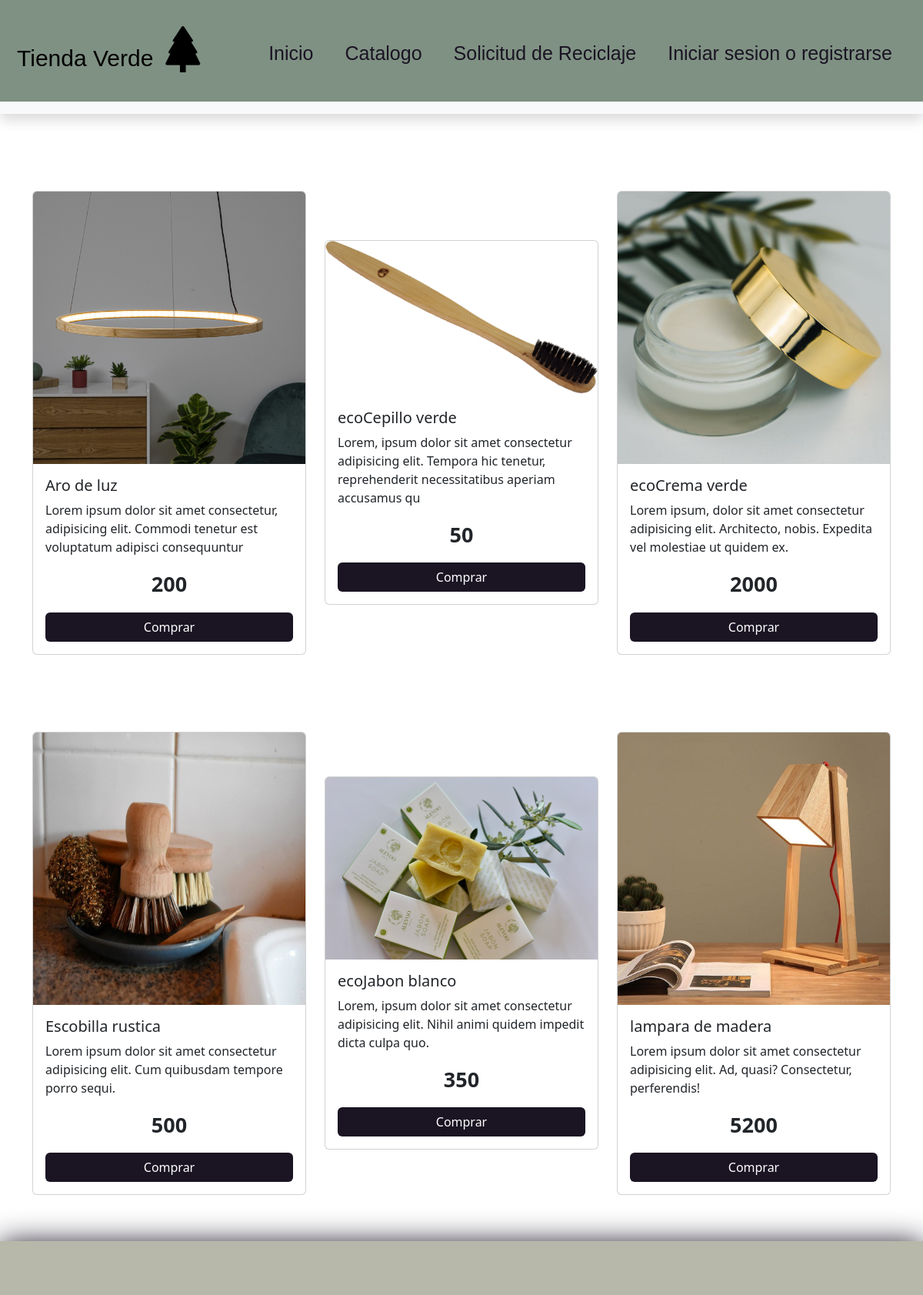
Screenshot of /catalogo/ with the database file from the repository.
### core/models.py (models this page shows, shortened)
class Producto(models.Model):
    nombre = models.CharField(max_length=64)
    categoria = models.CharField(max_length=64)
    info = models.CharField(max_length=128)
    precio = models.IntegerField()
    imagen = models. ImageField(null=True, blank=True, upload_to="productos");

### core/views.py (the view)
# urls.py: path('catalogo/',catalogo,name="catalogo"),
def catalogo(request):
    productos = Producto.objects.all()
    return render(request,"core/catalogo.html",{"productos": productos})

### core/context_processor.py (called while the page is built)
def total_carrito(request):
    total = 0
    if request.user.is_authenticated:
        if "carrito" in request.session:
            for key, value in request.session["carrito"].items():
                total += float(value["acumulado"])
    return {"total_carrito": total}

### core/templates/core/catalogo.html (shortened to what this page needs)
{%extends 'core/base.html'%}
{% load static %}
{%block main%}
    <div class="container">
    <div class="row">
    {%for producto in productos%}
        <div class="col-12 col-md-4" class="targeta">
            <div class="card" >
                <img src="{{ producto.imagen.url }}" class="card-img-top" alt="{{ producto.nombre }}">
                <div class="card-body">
                    <h5 class="card-title">{{producto.nombre}}</h5>
                    <p class="card-text">{{producto.info}} </p>
                    <p class="card-text" style="text-align: center; font-size: 27px; font-weight: bold;">{{producto.precio}}</p>
                    {% if user.is_authenticated %}
                    <a href="{% url 'add' producto.id %}" class="btn btn">Comprar</a>
                    {% else %}
                    <a href="{% url 'login' %}"  class="btn">Comprar</a>
                    {% endif %}
                </div>
            </div>
        </div>
        {%endfor%}
    </div>
</div>
<footer></footer>
{%endblock%}

### core/templates/core/base.html (shortened to what this page needs)
{% load static %}
<!DOCTYPE html>
<html lang="en">
<head>
    <link href="https://cdn.jsdelivr.net/npm/bootstrap@5.3.3/dist/css/bootstrap.min.css" rel="stylesheet">
    <link rel="stylesheet" href="https://cdn.jsdelivr.net/npm/bootstrap-icons@1.11.3/font/bootstrap-icons.min.css">
    <link rel="stylesheet" href="{% static 'core/css/index.css' %}">
    <link rel="stylesheet" href="{% static 'core/css/catalogo.css' %}">
    <link rel="stylesheet" href="{% static 'core/css/solicitud.css' %}">
</head>
    <nav class="navbar navbar-expand-lg  navbar-light bg-light shadow custom-shadow" id="barra">
        <div class="container-fluid mb-3 py-3" id="Navbar">
            <a class="navbar-brand">Tienda Verde <i class="bi bi-tree-fill" style="font-size: 60px;"></i></a>
            <div class="collapse navbar-collapse" id="navbarNav">
                <ul class="navbar-nav ms-auto mt-2" id="listaDesplegable">
                    <li class="nav-item">
                        <a class="nav-link" aria-current="page"  href="{% url 'home' %}" >Inicio</a>
                    </li>
                    <li class="nav-item">
                        <a class="nav-link" href="{%url 'catalogo'%}" >Catalogo</a>
                    </li>
                    <li class="nav-item">
                        <a class="nav-link" href="{%url 'solicitud'%}" >Solicitud de Reciclaje</a>
                    </li>
                    {% if user.is_authenticated%}
                        <li class="nav-item">
                            <a href="{%url 'carrito'%}" class="nav-link">@{{user.username}} <i  class="bi bi-cart-fill"></i></a>
                        </li>
                        <li class="nav-item">
                            <a class="nav-link" id="logout" href="{%url 'logout' %}" >Cerrar sesion</a>
                        </li>
                    </li>
                    {%else%}
                    <li class="nav-item">
                        <a class="nav-link" href="{%url 'login' %}" >Iniciar sesion o registrarse</a>
                    </li>
                    {%endif%}
                </ul>
            </div>
        </div>
    </nav>
    {%block main%}{%endblock%}
</body>
</html>

### core/static/core/css/index.css (style rules this page uses)
.navbar-brand , .nav-link { font-family: Verdana, Geneva, Tahoma, sans-serif; }
.navbar-brand { margin-left: 10px; font-size: 30px; }
.bi { font-size: 25px; }
.nav-link { color: #1A1423; border-radius: 10px; margin-left: 5px; text-align: center; align-items: center; font-size: 25px; margin-right: 20px; }
#Navbar { background-color: #7F9183; }
#barra { margin: 0; padding: 0; }
.custom-shadow { box-shadow: 1px 20px 11px 10px #000000; }
footer { width: 100%; height: 70px; background-color: #B8B8AA; margin-top: 60px; box-shadow: 0px 2px 38px #1A1423; }

### core/static/core/css/catalogo.css (style rules this page uses)
.card { margin-top: 100px; }
footer { width: 100%; height: 70px; background-color: #B8B8AA; margin-top: 160px; box-shadow: 0px -1px 19px 0px #1A1423; }
.btn { background-color: #1A1423; color: #fff; width: 100%; }

### core/static/core/css/solicitud.css (style rules this page uses)
.btn { color: #fff; background-color: #1A1423; }
.row { display: flex; align-items: center; justify-content: center; }
footer { width: 100%; height: 70px; background-color: #B8B8AA; margin-top: 60px; box-shadow: 0px 2px 38px #1A1423; }

### rows the page displays
Producto: imagen (picture), nombre "Aro de luz", info "Lorem ipsum dolor sit amet consectetur, adipisicing elit. Commodi tenetur est voluptatum adipisci consequuntur", precio "200"
Producto: imagen (picture), nombre "ecoCepillo verde", info "Lorem, ipsum dolor sit amet consectetur adipisicing elit. Tempora hic tenetur, reprehenderit necessitatibus aperiam accusamus qu", precio "50"
Producto: imagen (picture), nombre "ecoCrema verde", info "Lorem ipsum, dolor sit amet consectetur adipisicing elit. Architecto, nobis. Expedita vel molestiae ut quidem ex.", precio "2000"
Producto: imagen (picture), nombre "Escobilla rustica", info "Lorem ipsum dolor sit amet consectetur adipisicing elit. Cum quibusdam tempore porro sequi.", precio "500"
Producto: imagen (picture), nombre "ecoJabon blanco", info "Lorem, ipsum dolor sit amet consectetur adipisicing elit. Nihil animi quidem impedit dicta culpa quo.", precio "350"
Producto: imagen (picture), nombre "lampara de madera", info "Lorem ipsum dolor sit amet consectetur adipisicing elit. Ad, quasi? Consectetur, perferendis!", precio "5200"
